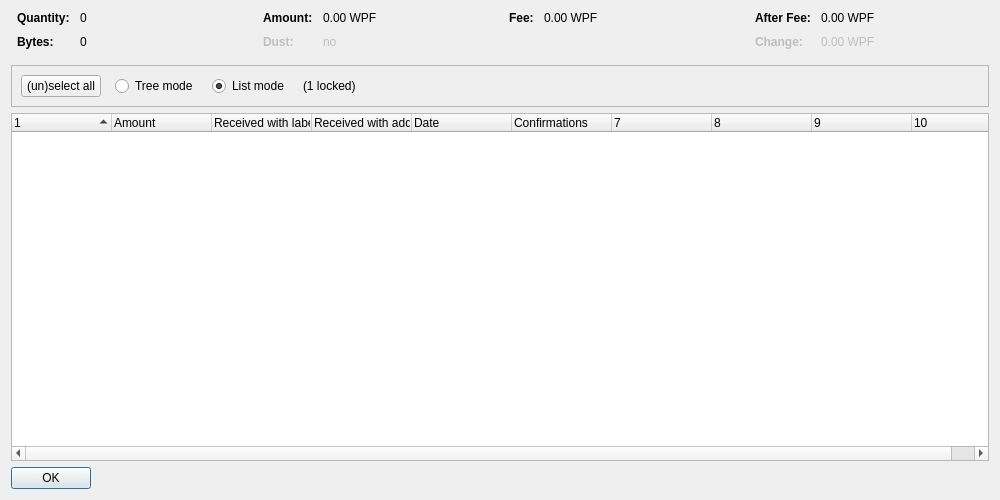
<?xml version="1.0" encoding="UTF-8"?>
<ui version="4.0">
 <class>CoinControlDialog</class>
 <widget class="QDialog" name="CoinControlDialog">
  <property name="geometry">
   <rect>
    <x>0</x>
    <y>0</y>
    <width>1000</width>
    <height>500</height>
   </rect>
  </property>
  <property name="windowTitle">
   <string>Coin Selection</string>
  </property>
  <layout class="QVBoxLayout" name="verticalLayout">
   <item>
    <layout class="QHBoxLayout" name="horizontalLayoutTop" stretch="0,0,0,0">
     <property name="topMargin">
      <number>0</number>
     </property>
     <property name="bottomMargin">
      <number>10</number>
     </property>
     <item>
      <layout class="QFormLayout" name="formLayoutCoinControl1">
       <property name="horizontalSpacing">
        <number>10</number>
       </property>
       <property name="verticalSpacing">
        <number>10</number>
       </property>
       <property name="leftMargin">
        <number>6</number>
       </property>
       <property name="rightMargin">
        <number>6</number>
       </property>
       <item row="0" column="0">
        <widget class="QLabel" name="labelCoinControlQuantityText">
         <property name="font">
          <font>
           <weight>75</weight>
           <bold>true</bold>
          </font>
         </property>
         <property name="text">
          <string>Quantity:</string>
         </property>
        </widget>
       </item>
       <item row="0" column="1">
        <widget class="QLabel" name="labelCoinControlQuantity">
         <property name="cursor">
          <cursorShape>IBeamCursor</cursorShape>
         </property>
         <property name="contextMenuPolicy">
          <enum>Qt::ActionsContextMenu</enum>
         </property>
         <property name="text">
          <string notr="true">0</string>
         </property>
         <property name="textInteractionFlags">
          <set>Qt::LinksAccessibleByMouse|Qt::TextSelectableByKeyboard|Qt::TextSelectableByMouse</set>
         </property>
        </widget>
       </item>
       <item row="1" column="0">
        <widget class="QLabel" name="labelCoinControlBytesText">
         <property name="font">
          <font>
           <weight>75</weight>
           <bold>true</bold>
          </font>
         </property>
         <property name="text">
          <string>Bytes:</string>
         </property>
        </widget>
       </item>
       <item row="1" column="1">
        <widget class="QLabel" name="labelCoinControlBytes">
         <property name="cursor">
          <cursorShape>IBeamCursor</cursorShape>
         </property>
         <property name="contextMenuPolicy">
          <enum>Qt::ActionsContextMenu</enum>
         </property>
         <property name="text">
          <string notr="true">0</string>
         </property>
         <property name="textInteractionFlags">
          <set>Qt::LinksAccessibleByMouse|Qt::TextSelectableByKeyboard|Qt::TextSelectableByMouse</set>
         </property>
        </widget>
       </item>
      </layout>
     </item>
     <item>
      <layout class="QFormLayout" name="formLayoutCoinControl2">
       <property name="horizontalSpacing">
        <number>10</number>
       </property>
       <property name="verticalSpacing">
        <number>10</number>
       </property>
       <property name="leftMargin">
        <number>6</number>
       </property>
       <property name="rightMargin">
        <number>6</number>
       </property>
       <item row="0" column="0">
        <widget class="QLabel" name="labelCoinControlAmountText">
         <property name="font">
          <font>
           <weight>75</weight>
           <bold>true</bold>
          </font>
         </property>
         <property name="text">
          <string>Amount:</string>
         </property>
        </widget>
       </item>
       <item row="0" column="1">
        <widget class="QLabel" name="labelCoinControlAmount">
         <property name="cursor">
          <cursorShape>IBeamCursor</cursorShape>
         </property>
         <property name="contextMenuPolicy">
          <enum>Qt::ActionsContextMenu</enum>
         </property>
         <property name="text">
          <string notr="true">0.00 WPF</string>
         </property>
         <property name="textInteractionFlags">
          <set>Qt::LinksAccessibleByMouse|Qt::TextSelectableByKeyboard|Qt::TextSelectableByMouse</set>
         </property>
        </widget>
       </item>
       <item row="1" column="0">
        <widget class="QLabel" name="labelCoinControlLowOutputText">
         <property name="enabled">
          <bool>false</bool>
         </property>
         <property name="font">
          <font>
           <weight>75</weight>
           <bold>true</bold>
          </font>
         </property>
         <property name="text">
          <string>Dust:</string>
         </property>
        </widget>
       </item>
       <item row="1" column="1">
        <widget class="QLabel" name="labelCoinControlLowOutput">
         <property name="enabled">
          <bool>false</bool>
         </property>
         <property name="cursor">
          <cursorShape>IBeamCursor</cursorShape>
         </property>
         <property name="contextMenuPolicy">
          <enum>Qt::ActionsContextMenu</enum>
         </property>
         <property name="text">
          <string notr="true">no</string>
         </property>
         <property name="textInteractionFlags">
          <set>Qt::LinksAccessibleByMouse|Qt::TextSelectableByKeyboard|Qt::TextSelectableByMouse</set>
         </property>
        </widget>
       </item>
      </layout>
     </item>
     <item>
      <layout class="QFormLayout" name="formLayoutCoinControl3">
       <property name="horizontalSpacing">
        <number>10</number>
       </property>
       <property name="verticalSpacing">
        <number>10</number>
       </property>
       <property name="leftMargin">
        <number>6</number>
       </property>
       <property name="rightMargin">
        <number>6</number>
       </property>
       <item row="0" column="0">
        <widget class="QLabel" name="labelCoinControlFeeText">
         <property name="font">
          <font>
           <weight>75</weight>
           <bold>true</bold>
          </font>
         </property>
         <property name="text">
          <string>Fee:</string>
         </property>
        </widget>
       </item>
       <item row="0" column="1">
        <widget class="QLabel" name="labelCoinControlFee">
         <property name="cursor">
          <cursorShape>IBeamCursor</cursorShape>
         </property>
         <property name="contextMenuPolicy">
          <enum>Qt::ActionsContextMenu</enum>
         </property>
         <property name="text">
          <string notr="true">0.00 WPF</string>
         </property>
         <property name="textInteractionFlags">
          <set>Qt::LinksAccessibleByMouse|Qt::TextSelectableByKeyboard|Qt::TextSelectableByMouse</set>
         </property>
        </widget>
       </item>
      </layout>
     </item>
     <item>
      <layout class="QFormLayout" name="formLayoutCoinControl4">
       <property name="horizontalSpacing">
        <number>10</number>
       </property>
       <property name="verticalSpacing">
        <number>10</number>
       </property>
       <property name="leftMargin">
        <number>6</number>
       </property>
       <property name="rightMargin">
        <number>6</number>
       </property>
       <item row="0" column="0">
        <widget class="QLabel" name="labelCoinControlAfterFeeText">
         <property name="font">
          <font>
           <weight>75</weight>
           <bold>true</bold>
          </font>
         </property>
         <property name="text">
          <string>After Fee:</string>
         </property>
        </widget>
       </item>
       <item row="0" column="1">
        <widget class="QLabel" name="labelCoinControlAfterFee">
         <property name="cursor">
          <cursorShape>IBeamCursor</cursorShape>
         </property>
         <property name="contextMenuPolicy">
          <enum>Qt::ActionsContextMenu</enum>
         </property>
         <property name="text">
          <string notr="true">0.00 WPF</string>
         </property>
         <property name="textInteractionFlags">
          <set>Qt::LinksAccessibleByMouse|Qt::TextSelectableByKeyboard|Qt::TextSelectableByMouse</set>
         </property>
        </widget>
       </item>
       <item row="1" column="0">
        <widget class="QLabel" name="labelCoinControlChangeText">
         <property name="enabled">
          <bool>false</bool>
         </property>
         <property name="font">
          <font>
           <weight>75</weight>
           <bold>true</bold>
          </font>
         </property>
         <property name="text">
          <string>Change:</string>
         </property>
        </widget>
       </item>
       <item row="1" column="1">
        <widget class="QLabel" name="labelCoinControlChange">
         <property name="enabled">
          <bool>false</bool>
         </property>
         <property name="cursor">
          <cursorShape>IBeamCursor</cursorShape>
         </property>
         <property name="contextMenuPolicy">
          <enum>Qt::ActionsContextMenu</enum>
         </property>
         <property name="text">
          <string notr="true">0.00 WPF</string>
         </property>
         <property name="textInteractionFlags">
          <set>Qt::LinksAccessibleByMouse|Qt::TextSelectableByKeyboard|Qt::TextSelectableByMouse</set>
         </property>
        </widget>
       </item>
      </layout>
     </item>
    </layout>
   </item>
   <item>
    <widget class="QFrame" name="frame">
     <property name="minimumSize">
      <size>
       <width>0</width>
       <height>40</height>
      </size>
     </property>
     <property name="frameShape">
      <enum>QFrame::StyledPanel</enum>
     </property>
     <property name="frameShadow">
      <enum>QFrame::Sunken</enum>
     </property>
     <layout class="QHBoxLayout" name="horizontalLayout">
      <item>
       <layout class="QHBoxLayout" name="horizontalLayoutPanel" stretch="0,0,0,0,0">
        <property name="spacing">
         <number>14</number>
        </property>
        <item>
         <widget class="QPushButton" name="pushButtonSelectAll">
          <property name="sizePolicy">
           <sizepolicy hsizetype="Maximum" vsizetype="Fixed">
            <horstretch>0</horstretch>
            <verstretch>0</verstretch>
           </sizepolicy>
          </property>
          <property name="text">
           <string>(un)select all</string>
          </property>
          <property name="autoDefault">
           <bool>false</bool>
          </property>
         </widget>
        </item>
        <item>
         <widget class="QRadioButton" name="radioTreeMode">
          <property name="sizePolicy">
           <sizepolicy hsizetype="Maximum" vsizetype="Fixed">
            <horstretch>0</horstretch>
            <verstretch>0</verstretch>
           </sizepolicy>
          </property>
          <property name="text">
           <string>Tree mode</string>
          </property>
         </widget>
        </item>
        <item>
         <widget class="QRadioButton" name="radioListMode">
          <property name="sizePolicy">
           <sizepolicy hsizetype="Maximum" vsizetype="Fixed">
            <horstretch>0</horstretch>
            <verstretch>0</verstretch>
           </sizepolicy>
          </property>
          <property name="text">
           <string>List mode</string>
          </property>
          <property name="checked">
           <bool>true</bool>
          </property>
         </widget>
        </item>
        <item>
         <widget class="QLabel" name="labelLocked">
          <property name="text">
           <string notr="true">(1 locked)</string>
          </property>
         </widget>
        </item>
        <item>
         <spacer name="horizontalSpacer">
          <property name="orientation">
           <enum>Qt::Horizontal</enum>
          </property>
          <property name="sizeHint" stdset="0">
           <size>
            <width>40</width>
            <height>20</height>
           </size>
          </property>
         </spacer>
        </item>
       </layout>
      </item>
     </layout>
    </widget>
   </item>
   <item>
    <widget class="CoinControlTreeWidget" name="treeWidget">
     <property name="contextMenuPolicy">
      <enum>Qt::CustomContextMenu</enum>
     </property>
     <property name="sortingEnabled">
      <bool>false</bool>
     </property>
     <property name="columnCount">
      <number>10</number>
     </property>
     <attribute name="headerShowSortIndicator" stdset="0">
      <bool>true</bool>
     </attribute>
     <attribute name="headerStretchLastSection">
      <bool>false</bool>
     </attribute>
     <column>
      <property name="text">
       <string/>
      </property>
     </column>
     <column>
      <property name="text">
       <string>Amount</string>
      </property>
     </column>
     <column>
      <property name="text">
       <string>Received with label</string>
      </property>
     </column>
     <column>
      <property name="text">
       <string>Received with address</string>
      </property>
     </column>
     <column>
      <property name="text">
       <string>Date</string>
      </property>
     </column>
     <column>
      <property name="text">
       <string>Confirmations</string>
      </property>
      <property name="toolTip">
       <string>Confirmed</string>
      </property>
     </column>
     <column>
      <property name="text">
       <string/>
      </property>
     </column>
     <column>
      <property name="text">
       <string/>
      </property>
     </column>
     <column>
      <property name="text">
       <string/>
      </property>
     </column>
     <column>
      <property name="text">
       <string/>
      </property>
     </column>
    </widget>
   </item>
   <item>
    <widget class="QDialogButtonBox" name="buttonBox">
     <property name="sizePolicy">
      <sizepolicy hsizetype="Maximum" vsizetype="Fixed">
       <horstretch>0</horstretch>
       <verstretch>0</verstretch>
      </sizepolicy>
     </property>
     <property name="orientation">
      <enum>Qt::Horizontal</enum>
     </property>
     <property name="standardButtons">
      <set>QDialogButtonBox::Ok</set>
     </property>
    </widget>
   </item>
  </layout>
 </widget>
 <customwidgets>
  <customwidget>
   <class>CoinControlTreeWidget</class>
   <extends>QTreeWidget</extends>
   <header>qt/coincontroltreewidget.h</header>
  </customwidget>
 </customwidgets>
 <resources/>
 <connections/>
</ui>
